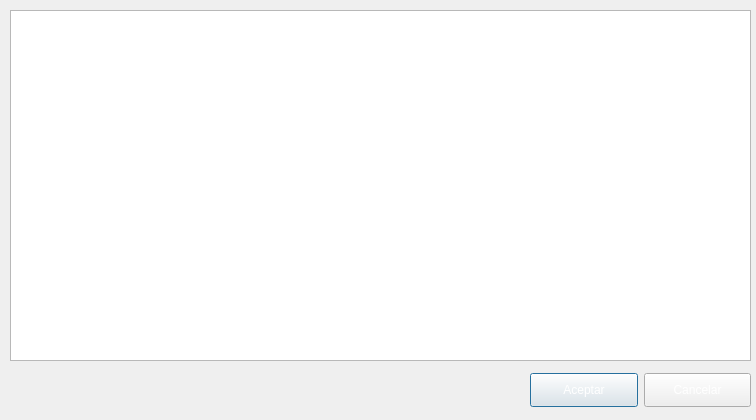
<?xml version="1.0" encoding="UTF-8"?>
<ui version="4.0">
 <class>FrmBuscarPoblacion</class>
 <widget class="QDialog" name="FrmBuscarPoblacion">
  <property name="geometry">
   <rect>
    <x>0</x>
    <y>0</y>
    <width>756</width>
    <height>420</height>
   </rect>
  </property>
  <property name="windowTitle">
   <string>Buscar Población</string>
  </property>
  <property name="windowIcon">
   <iconset resource="../terra.qrc">
    <normaloff>:/Icons/PNG/terra.png</normaloff>:/Icons/PNG/terra.png</iconset>
  </property>
  <widget class="QTableView" name="ListaPoblaciones">
   <property name="geometry">
    <rect>
     <x>10</x>
     <y>10</y>
     <width>741</width>
     <height>351</height>
    </rect>
   </property>
  </widget>
  <widget class="QWidget" name="layoutWidget">
   <property name="geometry">
    <rect>
     <x>530</x>
     <y>370</y>
     <width>221</width>
     <height>41</height>
    </rect>
   </property>
   <layout class="QHBoxLayout" name="horizontalLayout">
    <item>
     <widget class="QPushButton" name="btnAceptar">
      <property name="minimumSize">
       <size>
        <width>0</width>
        <height>34</height>
       </size>
      </property>
      <property name="styleSheet">
       <string notr="true">QPushButton:disabled{color: 0; }
QPushButton:enabled{color: rgb(255,255,255); }</string>
      </property>
      <property name="text">
       <string>Aceptar</string>
      </property>
      <property name="icon">
       <iconset resource="../terra.qrc">
        <normaloff>:/Icons/PNG/star.png</normaloff>:/Icons/PNG/star.png</iconset>
      </property>
     </widget>
    </item>
    <item>
     <widget class="QPushButton" name="btnCancelar">
      <property name="minimumSize">
       <size>
        <width>0</width>
        <height>34</height>
       </size>
      </property>
      <property name="styleSheet">
       <string notr="true">QPushButton:disabled{color: 0; }
QPushButton:enabled{color: rgb(255,255,255); }</string>
      </property>
      <property name="text">
       <string>Cancelar</string>
      </property>
      <property name="icon">
       <iconset resource="../terra.qrc">
        <normaloff>:/Icons/PNG/error.png</normaloff>:/Icons/PNG/error.png</iconset>
      </property>
     </widget>
    </item>
   </layout>
  </widget>
 </widget>
 <tabstops>
  <tabstop>ListaPoblaciones</tabstop>
  <tabstop>btnAceptar</tabstop>
  <tabstop>btnCancelar</tabstop>
 </tabstops>
 <resources>
  <include location="../terra.qrc"/>
 </resources>
 <connections>
  <connection>
   <sender>btnAceptar</sender>
   <signal>clicked()</signal>
   <receiver>FrmBuscarPoblacion</receiver>
   <slot>accept()</slot>
   <hints>
    <hint type="sourcelabel">
     <x>587</x>
     <y>388</y>
    </hint>
    <hint type="destinationlabel">
     <x>455</x>
     <y>376</y>
    </hint>
   </hints>
  </connection>
  <connection>
   <sender>btnCancelar</sender>
   <signal>clicked()</signal>
   <receiver>FrmBuscarPoblacion</receiver>
   <slot>close()</slot>
   <hints>
    <hint type="sourcelabel">
     <x>697</x>
     <y>388</y>
    </hint>
    <hint type="destinationlabel">
     <x>346</x>
     <y>369</y>
    </hint>
   </hints>
  </connection>
 </connections>
</ui>
